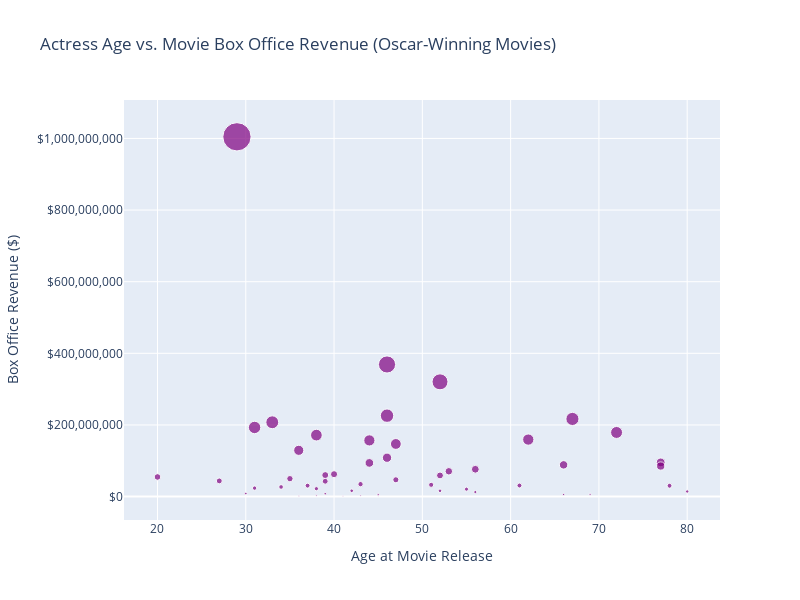

Here is the notebook cell this chart was saved with:
### Code cell
scatter_data = oscar_supp_actors_info[['Actor age at movie release', 'Movie box office revenue']].dropna()


fig = px.scatter(
    scatter_data,
    x='Actor age at movie release',
    y='Movie box office revenue',
    title='Actress Age vs. Movie Box Office Revenue (Oscar-Winning Movies)',
    labels={
        'Actor age at movie release': 'Age at Movie Release',
        'Movie box office revenue': 'Box Office Revenue ($)'
    },
    size='Movie box office revenue',
    hover_data=['Actor age at movie release'],
    color_discrete_sequence=['purple']
)


fig.update_layout(
    xaxis=dict(title='Age at Movie Release'),
    yaxis=dict(title='Box Office Revenue ($)', tickformat='$,.0f'),
    width=800,  
    height=600  
)

fig.show()

### Figure 1 — Plotly figure (JSON) as saved in the notebook; plotly's stock layout.template omitted (floating-point values rounded to 4 significant figures)
{"data": [{"hovertemplate": "Age at Movie Release=%{x}<br>Box Office Revenue ($)=%{marker.size}<extra></extra>", "legendgroup": "", "marker": {"color": "purple", "size": [159157447, 8500000, 108423489, 193000000, 26828365, 23650000, 3225000, 2900000, 8000000, 1900000, 1600000, 30500000, 3250000, 22000115, 146900000, 60000000, 43700000, 30177511, 6000000, 16217773, 12600000, 30846306, 42765000, 70600000, 20714400, 50000000, 54766923, 95461682, 34700291, 85313124, 59000000, 88545092, 76270454, 62493712, 46836394, 179033791, 368875760, 5887457, 225933435, 6330054, 207515725, 16153953, 32801173, 156822020, 216763646, 93974620, 171627166, 1004558444, 320389438, 129190869, 14227969], "sizemode": "area", "sizeref": 2511000.0, "symbol": "circle"}, "mode": "markers", "name": "", "orientation": "v", "showlegend": false, "type": "scatter", "x": [62, 30, 46, 31, 34, 31, 45, 43, 39, 36, 41, 37, 38, 38, 47, 39, 27, 78, 45, 42, 56, 61, 39, 53, 55, 35, 20, 77, 43, 77, 52, 66, 56, 40, 47, 72, 46, 66, 46, 69, 33, 52, 51, 44, 67, 44, 38, 29, 52, 36, 80], "xaxis": "x", "y": [159157447, 8500000, 108423489, 193000000, 26828365, 23650000, 3225000, 2900000, 8000000, 1900000, 1600000, 30500000, 3250000, 22000115, 146900000, 60000000, 43700000, 30177511, 6000000, 16217773, 12600000, 30846306, 42765000, 70600000, 20714400, 50000000, 54766923, 95461682, 34700291, 85313124, 59000000, 88545092, 76270454, 62493712, 46836394, 179033791, 368875760, 5887457, 225933435, 6330054, 207515725, 16153953, 32801173, 156822020, 216763646, 93974620, 171627166, 1004558444, 320389438, 129190869, 14227969], "yaxis": "y"}], "layout": {"height": 600, "legend": {"itemsizing": "constant", "tracegroupgap": 0}, "title": {"text": "Actress Age vs. Movie Box Office Revenue (Oscar-Winning Movies)"}, "width": 800, "xaxis": {"anchor": "y", "domain": [0, 1], "title": {"text": "Age at Movie Release"}}, "yaxis": {"anchor": "x", "domain": [0, 1], "tickformat": "$,.0f", "title": {"text": "Box Office Revenue ($)"}}}}
